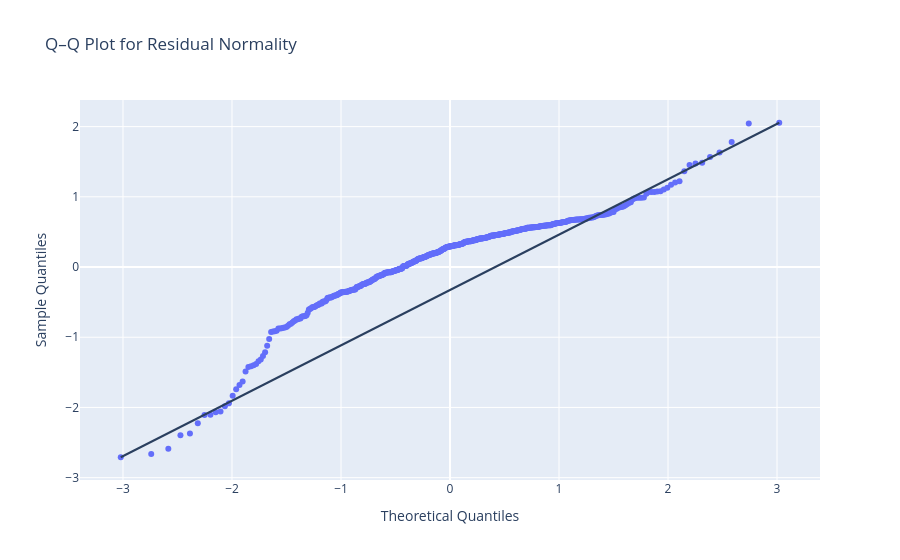

The notebook cell saved with this chart:
### Markdown cell above
If the residuals were normally distributed independent of the prediction $\hat{y_i}$ we would expect the root of the residuals $\sqrt{e_i}$ to also be distributed independent of $\hat{y_i}$. Howevere the distribution of the $\sqrt{e_i}$ clearly changes depending on $\hat{y_i}$. For $\hat{y_i}$ between -2.5 and -0.2 the $\sqrt{e_i}$ spread around a mean of 0.5, for $\hat{y_i}$ between -0.2 and 0.2 it clumps around a mean of 0.75 and for $\hat{y_i}$ between 0.2 and 1.5 the $\sqrt{e_i}$ spread around a mean of 0.75 with a much larger varriance. 

There also is a significant correlation of $0.28590129$ between $\hat{y_i}$ and $\sqrt{e_i}$.

All the distribution of residuals differs significantly form residuals that were sampled form a normal distribution $e_i \sim \mathcal{N}(0, \sigma^2)$ (that can be seen in the plot 'prediction vs normal distributed residuals')

### Code cell
from scipy import stats
theoretical_quantiles, sample_quantiles = stats.probplot(residuals, dist="norm", fit=False)

fig = px.scatter(
    x=theoretical_quantiles,
    y=sample_quantiles,
    labels={"x": "Theoretical Quantiles", "y": "Sample Quantiles"},
    title="Q–Q Plot for Residual Normality"
)

fig.add_shape(
    type="line",
    x0=min(theoretical_quantiles), y0=min(sample_quantiles),
    x1=max(theoretical_quantiles), y1=max(sample_quantiles)
)

fig.show()

### Figure 1 — Plotly figure (JSON) as saved in the notebook; plotly's stock layout.template omitted (floating-point values rounded to 4 significant figures; data arrays with more than 128 entries replaced by an {"elided": "..."} marker saying what was removed)
{"data": [{"hovertemplate": "Theoretical Quantiles=%{x}<br>Sample Quantiles=%{y}<extra></extra>", "legendgroup": "", "marker": {"color": "#636efa", "symbol": "circle"}, "mode": "markers", "name": "", "orientation": "v", "showlegend": false, "type": "scatter", "x": {"elided": "549 float values"}, "xaxis": "x", "y": {"elided": "549 float values"}, "yaxis": "y"}], "layout": {"legend": {"tracegroupgap": 0}, "shapes": [{"type": "line", "x0": -3.021, "x1": 3.021, "y0": -2.709, "y1": 2.055}], "title": {"text": "Q–Q Plot for Residual Normality"}, "xaxis": {"anchor": "y", "domain": [0, 1], "title": {"text": "Theoretical Quantiles"}}, "yaxis": {"anchor": "x", "domain": [0, 1], "title": {"text": "Sample Quantiles"}}}}
